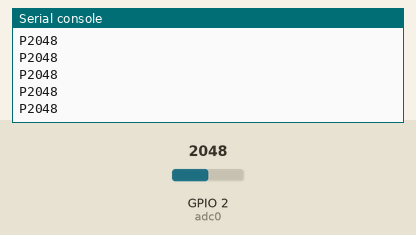
Simulated run of this program. Board: ESP32 board running MicroPython. On the bench: the last lines printed to the serial console. The test bench sets the inputs (shaded band); at power-on: GPIO 2 (adc0) = 2048 (analog values on the 0–4095 scale).

Above: at 1.2 s.
1.3 s: GPIO 2 (adc0) set to 2866
At 1.9 s:
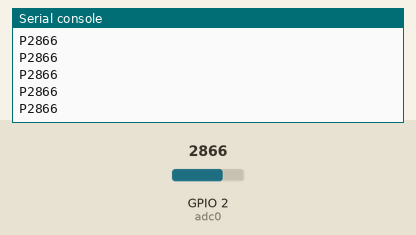
2.8 s: GPIO 2 (adc0) set to 3603
At 3.7 s:
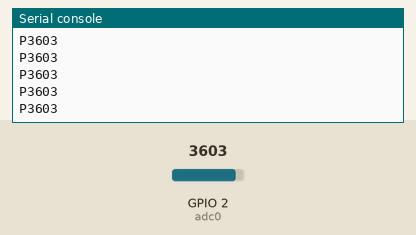
Timing chart, 0 to 5.8 s (numbered marks = the images above; inputs shaded):
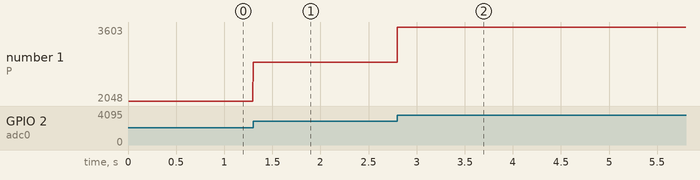

The program:

main_P_READ.py
```python
from machine import ADC,Pin,Timer
import time
import pressure_read


tim1=Timer(1)
tim1.init(period=5, mode=Timer.PERIODIC, callback=lambda t:pressure_read.pressure_read()) #設定成週期性觸發，每5ms觸發一次

try:
    while 1:
        pass #空迴圈
except:
    tim1.deinit()
    print('stopping')
```

pressure_read.py
```python
import machine
import time

# 設定UART通訊介面
uart = machine.UART(1, baudrate=115200)  # 假設已設定好UART通訊介面

# 讀取壓力值
adc0 = machine.ADC(2)

def pressure_read():
    # 讀取壓力值
    pressure_value = adc0.read()

    # 將壓力值轉換為字串
    pressure_str = f'{pressure_value:04d}'

    # 透過UART傳輸字串
    print('P' + pressure_str)
    uart.write('P' + pressure_str + '\n')  # 在字串末尾添加換行符以便接收端識別結束
```

Measured:
- after the input at 1.3 s, the serial console: prints a new line at once (image 1)
- after the input at 2.8 s, the serial console: prints a new line at once (image 2)
- plotted number 1: 2048 → 2866 after the input at 1.3 s, 2866 → 3603 after the input at 2.8 s
